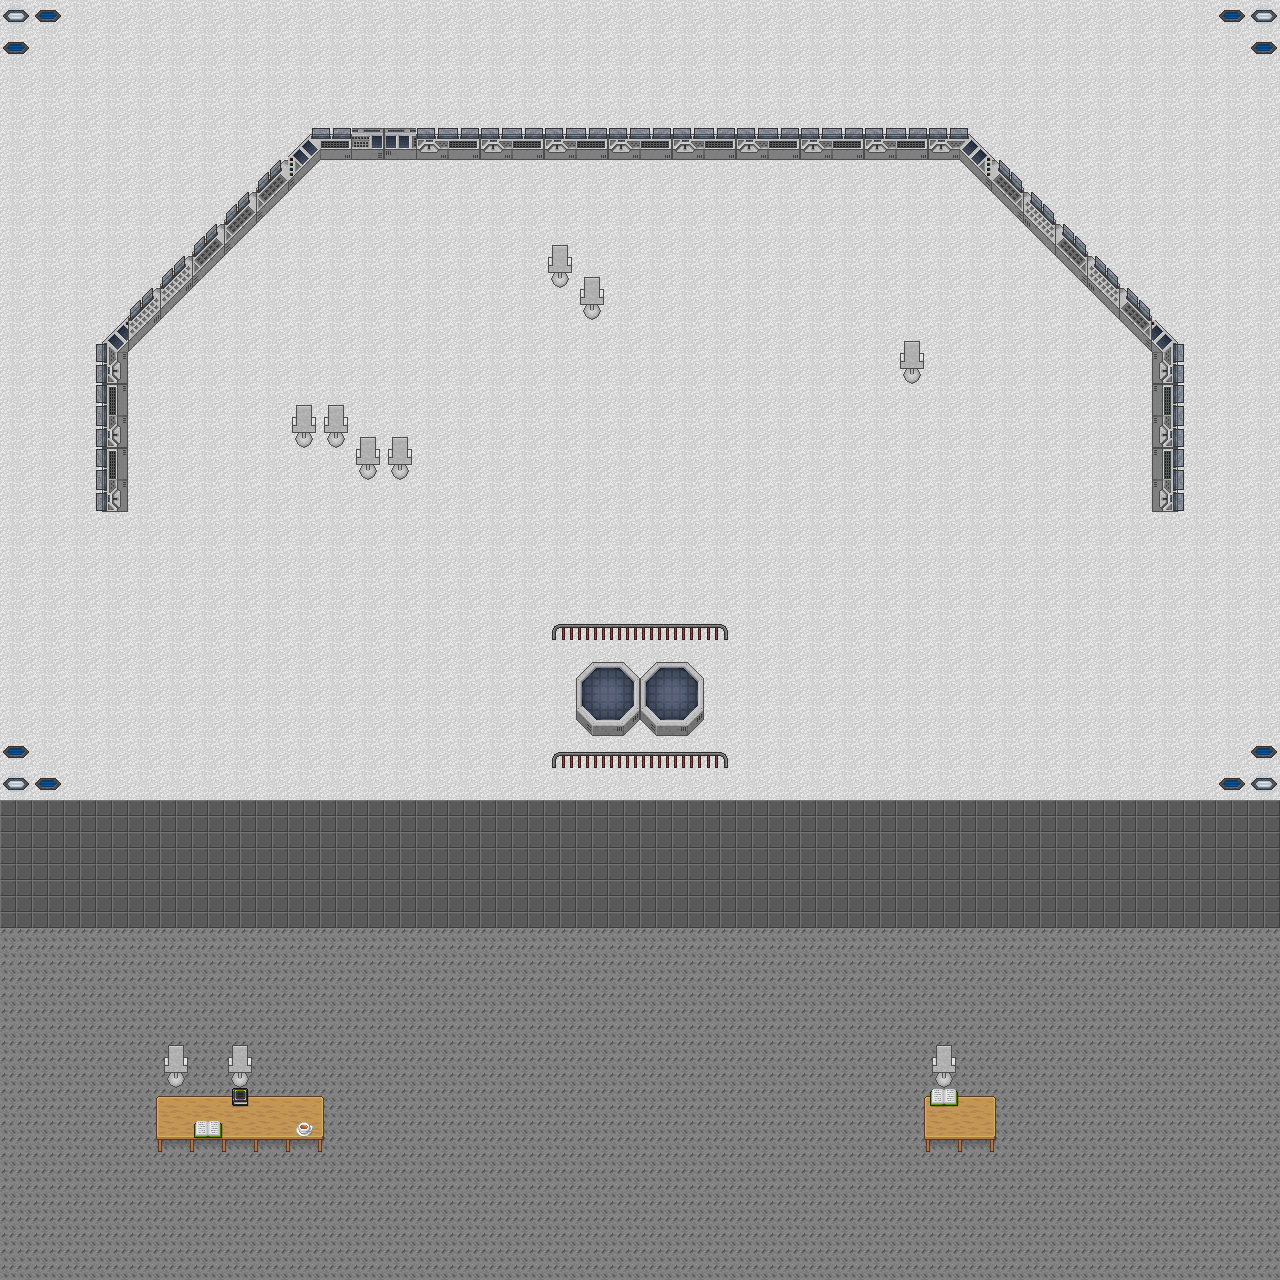

The image is a tile-based game level rendered from a .tmx file. Its description and source (layers, tilesets, objects; grid data summarised) follow:
An orthogonal 40x40 tile map with 32x32 px tiles, 3 tile layers (floor, colidable, no_colidable), 3 tilesets and 2 objects.

<map version="1.10" tiledversion="1.11.2" orientation="orthogonal" renderorder="right-down" width="40" height="40" tilewidth="32" tileheight="32" infinite="0" nextlayerid="8" nextobjectid="11">
 <properties>
  <property name="xSpawnPoint" type="int" value="656" />
  <property name="ySpawnPoint" type="int" value="320" />
 </properties>
 <tileset firstgid="1" source="../TSXS/technology.tsx" />
 <tileset firstgid="513" source="../TSXS/[Base]BaseChip_pipo.tsx" />
 <tileset firstgid="1577" source="../TSXS/1_terrain.tsx" />
 <layer id="1" name="floor" width="40" height="40">
  <data>[1600 cells, 1600 non-empty, 3 distinct tile ids]</data>
 </layer>
 <layer id="2" name="colidable" width="40" height="40">
  <data>[1600 cells, 282 non-empty, 32 distinct tile ids]</data>
 </layer>
 <layer id="3" name="no_colidable" width="40" height="40">
  <data>[1600 cells, 16 non-empty, 5 distinct tile ids]</data>
 </layer>
 <objectgroup id="7" name="spawneable">
  <object id="1" x="670" y="212.667" width="245.333" height="86" />
  <object id="3" x="353.333" y="218" width="144.667" height="137.333" />
 </objectgroup>
</map>
